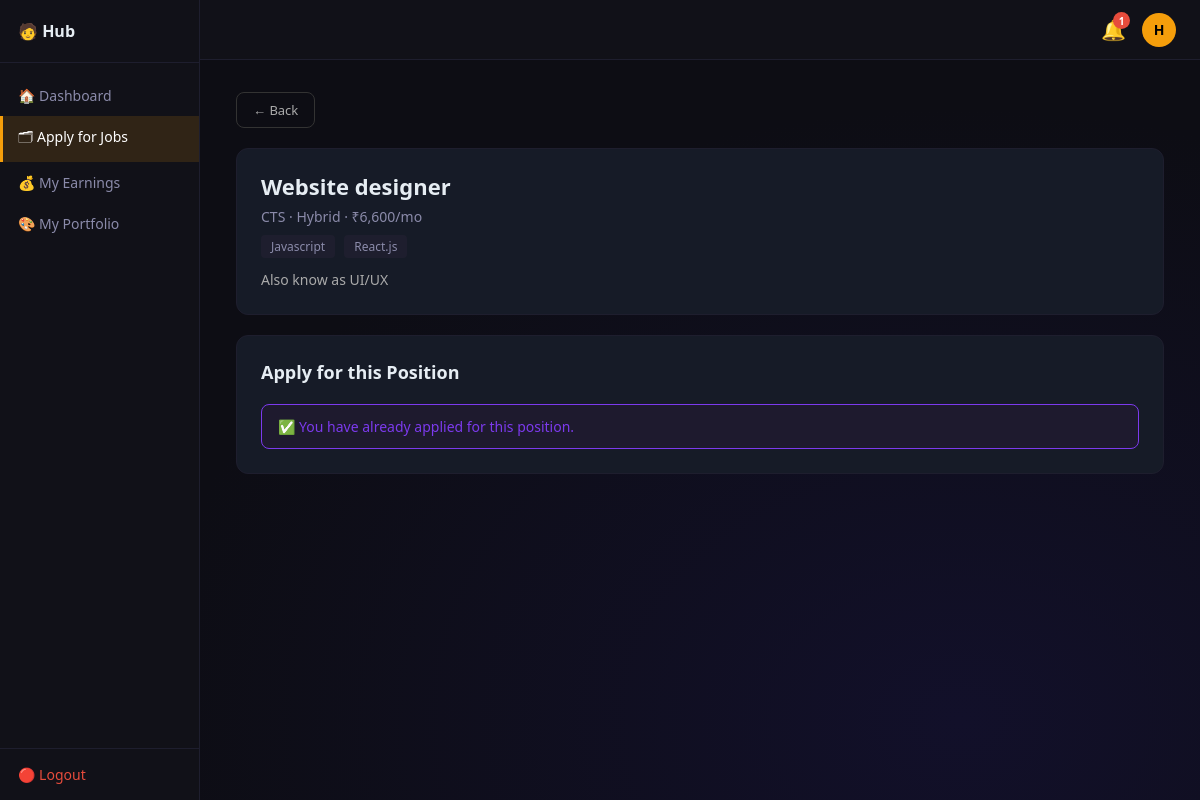
/freelancer/job_apply.php?id=2 (signed in), run on the app's committed database.
### tables this page shows
CREATE TABLE `jobs` (
  `id` int NOT NULL AUTO_INCREMENT,
  `client_id` int NOT NULL,
  `title` varchar(200) NOT NULL,
  `company_name` varchar(200) DEFAULT NULL,
  `start_date` date DEFAULT NULL,
  `end_date` date DEFAULT NULL,
  `salary` decimal(12,2) DEFAULT '0.00',
  `work_mode` enum('Remote','Hybrid','On-site') DEFAULT 'Remote',
  `skills` text,
  `description` text,
  `status` enum('open','closed') DEFAULT 'open',
  `created_at` datetime DEFAULT CURRENT_TIMESTAMP,
  PRIMARY KEY (`id`),
  KEY `client_id` (`client_id`),
  CONSTRAINT `jobs_ibfk_1` FOREIGN KEY (`client_id`) REFERENCES `clients` (`id`) ON DELETE CASCADE
);

### freelancer/job_apply.php (the view, shortened to what this page needs)
<?php
require_once 'auth.php';
require_once 'layout.php';
$job_id = (int)($_GET['id'] ?? 0);
$job = $pdo->prepare("SELECT j.*, c.company_name AS client_company FROM jobs j JOIN clients c ON j.client_id=c.id WHERE j.id=? AND j.status='open'");
$job->execute([$job_id]);
$job = $job->fetch();
$already = $pdo->prepare("SELECT id FROM applications WHERE freelancer_id=? AND job_id=?");
$already->execute([$fl_id, $job_id]);
$already = $already->fetch();
$success = $error = '';
?>
<!DOCTYPE html>
<html lang="en">
<head>
</head>
<body>
<div class="main">
    <a href="apply_jobs.php" class="back-btn">← Back</a>
    <div class="job-info">
        <div class="job-title"><?= htmlspecialchars($job['title']) ?></div>
        <div class="job-meta"><?= htmlspecialchars($job['company_name'] ?? $job['client_company']) ?> · <?= $job['work_mode'] ?> · ₹<?= number_format($job['salary']) ?>/mo</div>
        <?php foreach (array_filter(array_map('trim', explode(',', $job['skills']))) as $sk): ?>
            <span class="skill-tag"><?= htmlspecialchars($sk) ?></span>
        <?php endforeach; ?>
        <div class="job-desc"><?= nl2br(htmlspecialchars($job['description'])) ?></div>
    </div>
    <div class="apply-card">
        <div class="apply-title">Apply for this Position</div>
        <?php if ($already && !$success): ?>
            <div class="already-applied">✅ You have already applied for this position.</div>
        <?php endif; ?>
    </div>
</div>
</body>
</html>

### freelancer/job_apply.php (style rules this page uses)
.back-btn { display:inline-block;padding:8px 16px;border:1px solid #333;border-radius:8px;color:#aaa;text-decoration:none;font-size:13px;margin-bottom:20px }
.job-info { background:#161b27;border:1px solid #1e1e2e;border-radius:12px;padding:22px 24px;margin-bottom:20px }
.job-title { font-size:22px;font-weight:700;margin-bottom:6px }
.job-meta { font-size:14px;color:#8b8baa;margin-bottom:8px }
.skill-tag { background:#1e1e2e;color:#8b8baa;padding:3px 10px;border-radius:4px;font-size:12px;display:inline-block;margin-right:5px }
.job-desc { font-size:14px;color:#aaa;margin-top:10px;line-height:1.7 }
.apply-card { background:#161b27;border:1px solid #1e1e2e;border-radius:12px;padding:24px }
.apply-title { font-size:18px;font-weight:700;margin-bottom:20px }
.already-applied { background:#1e1a2e;border:1px solid #7c3aed;color:#7c3aed;padding:12px 16px;border-radius:8px;font-size:14px }

### freelancer/layout.php (style rules this page uses)
* { margin:0;padding:0;box-sizing:border-box }
body { background:#0d0d14;color:#e6edf3;font-family:'Segoe UI',sans-serif;display:flex;min-height:100vh;background:radial-gradient(ellipse at 80% 90%,#12102a 0%,#0d0d14 60%) }
.main { margin-left:200px;flex:1;padding:32px 36px;margin-top:60px }

### data on the page
jobs: title "Website designer", company_name "CTS", work_mode "Hybrid", salary "6,600", skills "Javascript", skills "React.js", description "Also know as UI/UX"

### other printed values
$notif_count "1"
substr($fl_user, 0, 1) "H"
